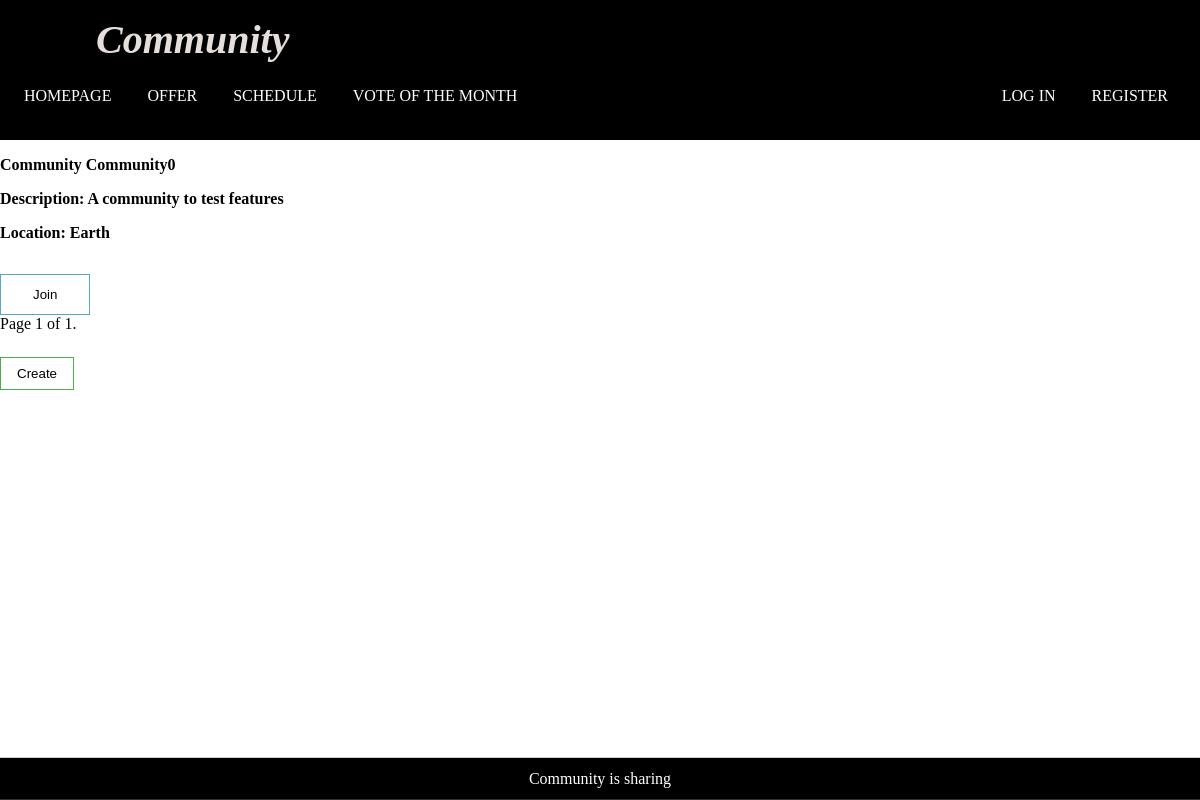
The page /accounts/communityview on the database its author committed.
### accounts/models.py (models this page shows, shortened)
class Community(models.Model):
    name = models.CharField(max_length=200)
    description = models.TextField(max_length=400)
    location = models.TextField(max_length=400)
    img_width = models.IntegerField(null=True, blank=True)
    img_height = models.IntegerField(null=True, blank=True)
    image = models.ImageField(
        upload_to="communityimages/",
        width_field="img_width",
        height_field="img_height",
        blank=True,
        null=True,
    )
    users = models.ManyToManyField(User, through="MemberRole", null=True)

### accounts/views.py (the view)
# urls.py: path("communityview", views.CommunityView.as_view(), name="community-view"),
class CommunityView(ListView):
    paginate_by = 5
    model = Community
    template_name = "registration/community.html"
    def get_context_data(self, **kwargs):
        context = super().get_context_data(**kwargs)
        form = CommunityCreationForm()
        context["form"] = form
        return context

### accounts/templates/registration/community.html (shortened to what this page needs)
{% extends "community/base.html" %}
{% load static%}
{% block customstyle%}
<link rel="stylesheet" href="{% static 'posts/index_style.css' %}">
<link rel="stylesheet" href="{% static 'posts/pagination.css' %}">
{% endblock customstyle %}
{% block content%}
<div class="community-page">
    <section class="community-list" hx-get="#" hx-swap="afterbegin" hx-trigger="outsideclick">
        {% for community in community_list %}
        <div class="community-item" id="community{{community.id}}">
            <p><strong>Community {{community.name}}</strong></p>
            <p><strong>Description: {{community.description}}</strong></p>
            <p><strong>Location: {{community.location}}</strong></p>
            {% if request.user in community.users.all %}
            <button type="button" class="generic-button joined" hx-get="#" hx-swap="outerHTML"
                value="unjoin">Joined</button>
            {% else %}
            <button type="button" class="blue-button" value="join" hx-get="#" hx-swap="outerHTML">Join</button>
            {% endif %}
        </div>
        {% endfor %}
        {% include "posts/pagination.html" %}
    </section>
    <aside>
        <div class="offer" x-data="{'modalopen':false}" x-cloak hx-headers='{"X-CSRFToken": "{{ csrf_token }}"}'>
            <button class="green-button" type="button" @click="modalopen=true">Create
            </button>
        </div>
    </aside>
</div>
{% endblock content %}

### community/static/community/utility.css (style rules this page uses)
button.generic-button, button.green-button, button.red-button, button.blue-button { padding-left: 1rem; padding-right: 1rem; padding-top: 0.5rem; padding-bottom: 0.5rem; text-align: center; text-decoration: none; transition-duration: 0.4s; color: black; border: 1.5px solid; }
button.green-button { background-color: white; border-color: #4CAF50; }
button.blue-button { background-color: white; border-color: #3699b8d5; }

### posts/static/posts/index_style.css (style rules this page uses)
button.blue-button { margin-top: 1rem; padding: 0.6rem; }
button.blue-button { padding: 0.75rem 2rem; }
aside { grid-area: aside; }
.blue-button { margin-top: 0.5rem; }

### community/templates/community/base.html (style rules this page uses)
html, body { margin: 0; padding: 0; height: 100vh; }

### rows shown on the page
Community: name "Community0", description "A community to test features", location "Earth", shows "Join"

### other values the page prints
{{ page_obj.number }} "1"
{{ page_obj.paginator.num_pages }} "1"
